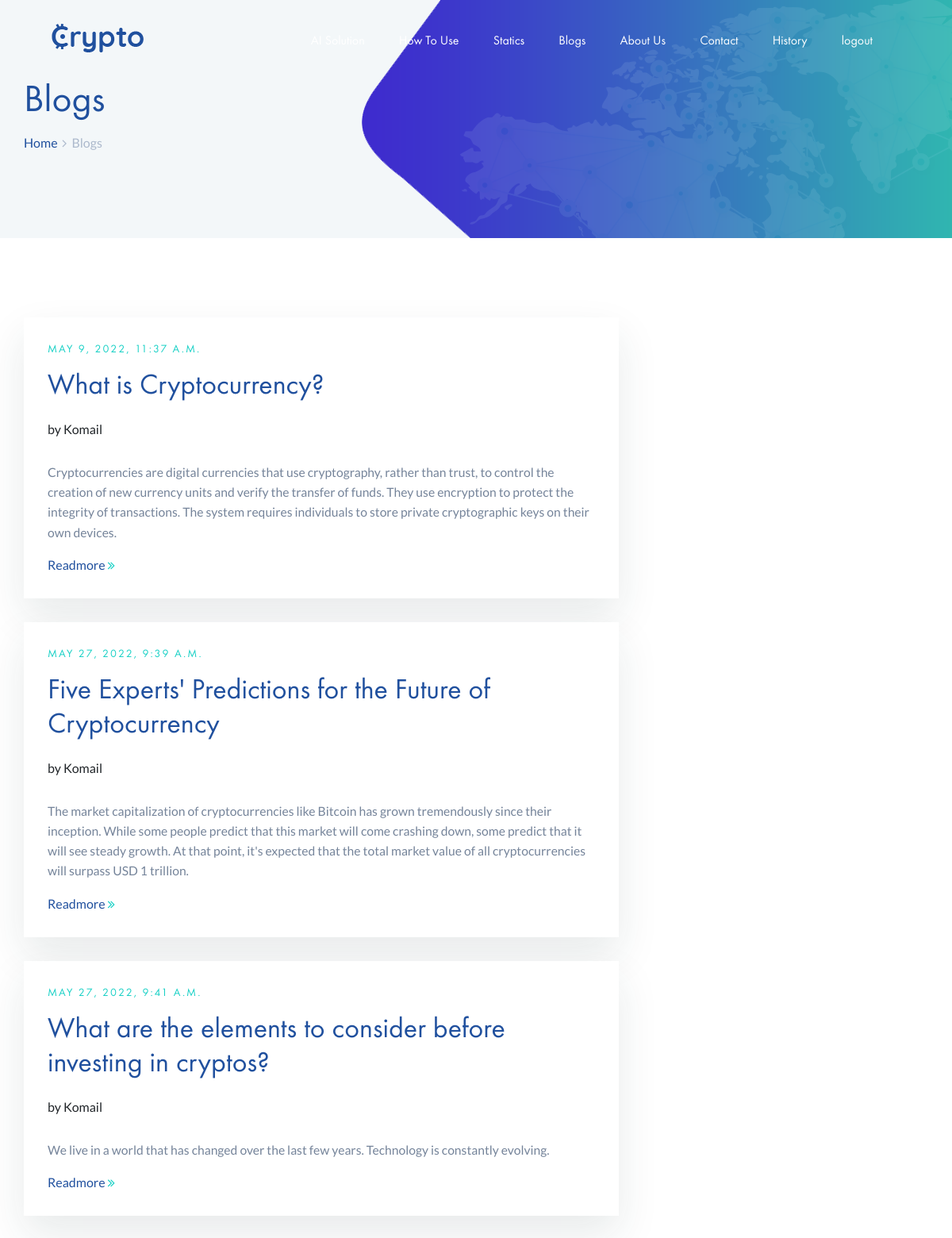
The page /crypto/blog/ (signed in) on the database its author committed.
### crypto_app/models.py (models this page shows, shortened)
class Blog(models.Model):
    title = models.CharField(max_length=355)
    publisher = models.CharField(max_length=300)
    description = models.TextField()
    blog = models.TextField()
    photo = models.ImageField(upload_to='blog_photo')
    pub_date = models.DateTimeField(auto_now_add=True)

### crypto_app/views.py (the view)
# urls.py: path('blog/',views.BlogFunc,name='Blog_Page'),
@login_required
def BlogFunc(request):
    _Blog=Blog.objects.all()
    context={'Blog':_Blog,'UserInfo':UserInfo(request)}
    return render(request,'blog.html',context)

### crypto_app/views.py (called while the page is built)
def UserInfo(request):
    if request.user.is_authenticated:
        return 'logout ' #+ str(request.user)
    else:
        return 'Login'

### crypto_app/templates/blog.html (shortened to what this page needs)
<!DOCTYPE html>
<html lang="en">
<head>
	{% load static %}
	<link rel="stylesheet" href="{% static 'css/bootstrap.min.css' %}"/>
	<link rel="stylesheet" href="{% static 'css/font-awesome.min.css' %}"/>
	<link rel="stylesheet" href="{% static 'css/themify-icons.css' %}"/>
	<link rel="stylesheet" href="{% static 'css/owl.carousel.css' %}"/>
	<link rel="stylesheet" href="{% static 'css/style.css' %}"/>
</head>
<body>
	<header class="header-section clearfix">
		<div class="container-fluid">
			<a href="/crypto/home" class="site-logo">
				<img src="{% static 'img/logo.png' %}" alt="">
			</a>
			<nav class="main-menu">
				<ul class="menu-list">
					<li><a href="/crypto/predictor/">AI Solution</a></li>
					<li><a href="/crypto/howto">How To Use</a></li>
					<li><a href="/crypto/statics">Statics</a></li>
					<li><a href="/crypto/blog">Blogs</a></li>
					<li><a href="/crypto/about">About Us</a></li>
					<li><a href="/crypto/contact">Contact</a></li>
					{% if UserInfo == 'Login'%}
					<li><a href="/accounts/login">Login</a></li>
					{% else %}
					<li><a href="/crypto/history">History</a></li>
					<li><a href="/accounts/logout">{{UserInfo}}</a></li>
					{% endif %}
				</ul>
			</nav>
		</div>
	</header>
	<section class="page-info-section">
		<div class="container">
			<h2>Blogs</h2>
			<div class="site-beradcamb">
				<a href="/crypto/home">Home</a>
				<span><i class="fa fa-angle-right"></i> Blogs</span>
			</div>
		</div>
	</section>
	<section class="blog-page spad">
		<div class="container">
			<div class="row">
				<div class="col-lg-8">
					<div class="row">
						{% for blog in Blog%}
						<div class="col-md-12">
							<div class="blog-item bi-feature">
								<div class="blog-text">
									<div class="post-date">{{blog.pub_date}}</div>
									<h4 class="blog-title"><a href="/crypto/singleblog/?q={{blog.id}}">{{blog.title}}</a></h4>
									<div class="post-meta">
										<span>by</span> {{blog.publisher}}
									</div>
									<p>{{blog.description}}</p>
									<a href="/crypto/singleblog/?q={{blog.id}}" class="readmore">Readmore <i class="fa fa-angle-double-right"></i></a>
								</div>
							</div>
						</div>
						{% endfor %}
					</div>
				</div>
			</div>
		</div>
	</section>
</body>
</html>

### crypto_app/static/css/style.css (style rules this page uses)
html, body { height: 100%; font-family: "Lato", sans-serif; -webkit-font-smoothing: antialiased; font-smoothing: antialiased; }
h1, h2, h3, h4, h5, h6 { color: #20509e; margin: 0; font-weight: 500; font-family: "Futura", sans-serif; }
h2 { font-size: 48px; }
h4 { font-size: 24px; }
p { font-size: 15.7px; color: #75849a; line-height: 1.6; }
img { max-width: 100%; }
ul, ol { padding: 0; margin: 0; }
.spad { padding-top: 100px; padding-bottom: 90px; }
.header-section { position: absolute; width: 100%; top: 0; padding: 30px 50px 0; z-index: 99; }
.main-menu { float: right; }
.menu-list { list-style: none; }
.menu-list li { display: inline; }
.menu-list li a { display: inline-block; font-family: "Futura", sans-serif; font-size: 16px; padding: 10px 5px; margin-right: 30px; color: #fff; }
.blog-text { background: #fff; padding: 30px; -webkit-box-shadow: 0px 23px 49px rgba(33, 54, 61, 0.1); box-shadow: 0px 23px 49px rgba(33, 54, 61, 0.1); }
.blog-text .post-date { font-size: 14px; font-family: "Futura", sans-serif; color: #16d0c5; text-transform: uppercase; margin-bottom: 15px; display: block; letter-spacing: 2px; }
.blog-text .blog-title { font-size: 22px; margin-bottom: 20px; }
.blog-text .blog-title a { color: #20509e; }
.page-info-section { height: 300px; background-image: url("../img/page-info-bg.png"); background-size: cover; background-color: #f3f7f9; background-position: right top; background-repeat: no-repeat; position: relative; overflow: hidden; display: block; padding-top: 100px; }
.page-info-section h2 { font-size: 48px; }
.site-beradcamb { padding-top: 10px; }
.site-beradcamb a { color: #20509e; font-size: 16px; }
.site-beradcamb span { color: #acb9cc; font-size: 16px; }
.site-beradcamb i { margin: 0 3px; }
.blog-page .blog-item { margin-bottom: 30px; }
.blog-page .readmore { color: #20509e; }
.blog-page .readmore i { color: #16d0c5; }
.bi-feature .post-meta { margin-bottom: 30px; }
.bi-feature .blog-text .blog-title { font-size: 36px; }
@media (min-width: 1200px) { .container { max-width: 1170px; } }
@media (max-width: 1425px) { .hero-section, .page-info-section { background-position: right 30% top; } }

### rows shown on the page
Blog: pub_date "MAY 9, 2022, 11:37 A.M.", title "What is Cryptocurrency?", publisher "Komail", description "Cryptocurrencies are digital currencies that use cryptography, rather than trust, to control the creation of new currency units and verify the transfer of funds. They use encryption to protect the integrity of transactions. The system requires individuals to store private cryptographic keys on their own devices."
Blog: pub_date "MAY 27, 2022, 9:39 A.M.", title "Five Experts' Predictions for the Future of Cryptocurrency", publisher "Komail", description "The market capitalization of cryptocurrencies like Bitcoin has grown tremendously since their inception. While some people predict that this market will come crashing down, some predict that it will see steady growth. At that point, it's expected that the total market value of all cryptocurrencies will surpass USD 1 trillion."
Blog: pub_date "MAY 27, 2022, 9:41 A.M.", title "What are the elements to consider before investing in cryptos?", publisher "Komail", description "We live in a world that has changed over the last few years. Technology is constantly evolving."

### other values the page prints
{{ UserInfo }} "logout"
